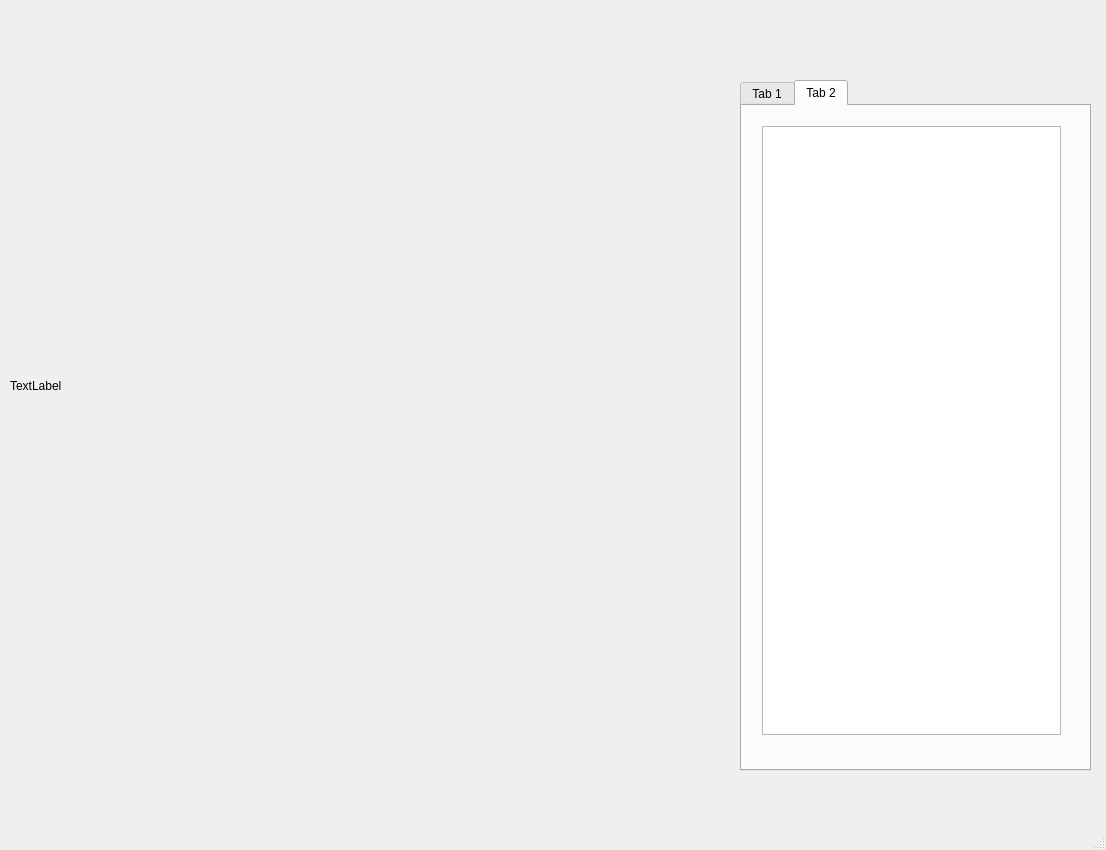
<?xml version="1.0" encoding="UTF-8"?>
<ui version="4.0">
 <class>MainWindow</class>
 <widget class="QMainWindow" name="MainWindow">
  <property name="geometry">
   <rect>
    <x>0</x>
    <y>0</y>
    <width>1106</width>
    <height>850</height>
   </rect>
  </property>
  <property name="windowTitle">
   <string>MainWindow</string>
  </property>
  <widget class="QWidget" name="centralwidget">
   <widget class="QWidget" name="widget" native="true">
    <property name="geometry">
     <rect>
      <x>10</x>
      <y>110</y>
      <width>681</width>
      <height>551</height>
     </rect>
    </property>
    <widget class="QWidget" name="horizontalLayoutWidget">
     <property name="geometry">
      <rect>
       <x>0</x>
       <y>0</y>
       <width>681</width>
       <height>551</height>
      </rect>
     </property>
     <layout class="QHBoxLayout" name="horizontalLayout">
      <item>
       <widget class="QLabel" name="CameraLabel">
        <property name="text">
         <string>TextLabel</string>
        </property>
       </widget>
      </item>
     </layout>
    </widget>
   </widget>
   <widget class="QTabWidget" name="showface">
    <property name="geometry">
     <rect>
      <x>740</x>
      <y>80</y>
      <width>351</width>
      <height>691</height>
     </rect>
    </property>
    <property name="currentIndex">
     <number>1</number>
    </property>
    <widget class="QWidget" name="tab">
     <attribute name="title">
      <string>Tab 1</string>
     </attribute>
     <widget class="QWidget" name="horizontalLayoutWidget_2">
      <property name="geometry">
       <rect>
        <x>20</x>
        <y>20</y>
        <width>301</width>
        <height>611</height>
       </rect>
      </property>
      <layout class="QHBoxLayout" name="horizontalLayout_2">
       <item>
        <widget class="QListView" name="listView"/>
       </item>
      </layout>
     </widget>
    </widget>
    <widget class="QWidget" name="tab_2">
     <attribute name="title">
      <string>Tab 2</string>
     </attribute>
     <widget class="QListView" name="listView_2">
      <property name="geometry">
       <rect>
        <x>20</x>
        <y>20</y>
        <width>299</width>
        <height>609</height>
       </rect>
      </property>
     </widget>
    </widget>
   </widget>
  </widget>
  <widget class="QMenuBar" name="menubar">
   <property name="geometry">
    <rect>
     <x>0</x>
     <y>0</y>
     <width>1106</width>
     <height>26</height>
    </rect>
   </property>
  </widget>
  <widget class="QStatusBar" name="statusbar"/>
 </widget>
 <resources/>
 <connections/>
</ui>
